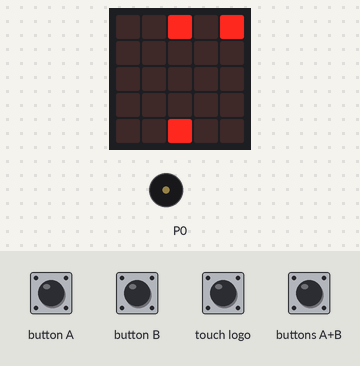
Recording of a program running on a simulated BBC micro:bit (MakeCode). On the bench: the board's 5×5 LED display, buzzer (waves = sounding). Inputs (shaded band) come from the test bench. Random numbers come from a fixed seed; the run ends where the board's game-over animation would start. At 5.1 s the program stops and its outputs stay as they are.

Above: at 1.8 s.
1.9 s: buttons A+B pressed for 0.15 s
At 3.8 s:
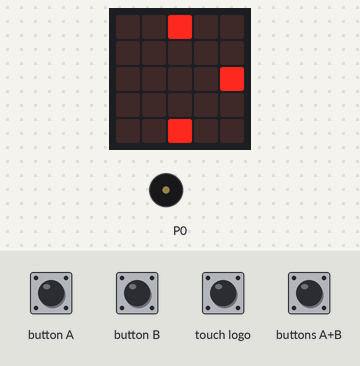
At 6.2 s:
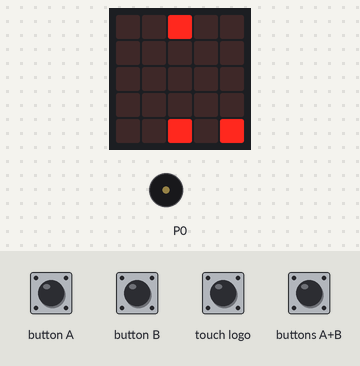
Timing chart, 0 to 6.6 s (numbered marks = the images above; inputs shaded):
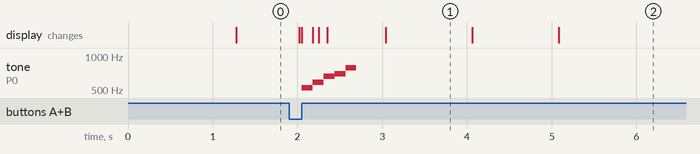

Measured:
- after the input at 1.9 s, tone on P0: plays 523 Hz for 0.13 s, 587 Hz for 0.13 s, 659 Hz for 0.13 s, 698 Hz for 0.13 s, 784 Hz for 0.13 s, starting after 0.15 s
- what the display in image 1 shows lasts 1.1 s, from 3.0 s to 4.1 s

The program:

main.ts
```typescript
input.onLogoEvent(TouchButtonEvent.Pressed, function () {
    game.resume()
})
input.onButtonPressed(Button.A, function () {
    nami.move(-1)
})
input.onGesture(Gesture.Shake, function () {
    game.pause()
})
input.onButtonPressed(Button.AB, function () {
    music.startMelody(music.builtInMelody(Melodies.JumpUp), MelodyOptions.Once)
    disparo = game.createSprite(nami.get(LedSpriteProperty.X), nami.get(LedSpriteProperty.Y))
    for (let index = 0; index < 5; index++) {
        disparo.change(LedSpriteProperty.Y, -1)
        basic.pause(100)
    }
})
input.onButtonPressed(Button.B, function () {
    nami.move(1)
})
let disparo: game.LedSprite = null
let nami: game.LedSprite = null
nami = game.createSprite(2, 4)
let enemigo_1 = game.createSprite(2, 0)
enemigo_1 = game.createSprite(2, 0)
disparo = game.createSprite(2, 0)
enemigo_1.delete()
disparo.delete()
game.setScore(0)
basic.forever(function () {
    if (disparo.get(LedSpriteProperty.Y) == 0) {
        disparo.delete()
    }
})
basic.forever(function () {
    basic.pause(randint(1000, 3000))
    if (enemigo_1.isDeleted()) {
        enemigo_1 = game.createSprite(randint(0, 4), 0)
    }
})
basic.forever(function () {
    basic.pause(1000)
    if (!(enemigo_1.isDeleted())) {
        enemigo_1.change(LedSpriteProperty.Y, 1)
    }
})
basic.forever(function () {
    if (disparo.isTouching(enemigo_1)) {
        enemigo_1.delete()
        disparo.delete()
        game.addScore(1)
    } else if (enemigo_1.isTouching(nami)) {
        game.gameOver()
    } else if (enemigo_1.get(LedSpriteProperty.Y) == 4) {
        game.gameOver()
    }
})
```

test.ts
```typescript
// aquí va el archivo "tests"; esto no se compilará cuando este paquete se utilice como una extensión.
```
